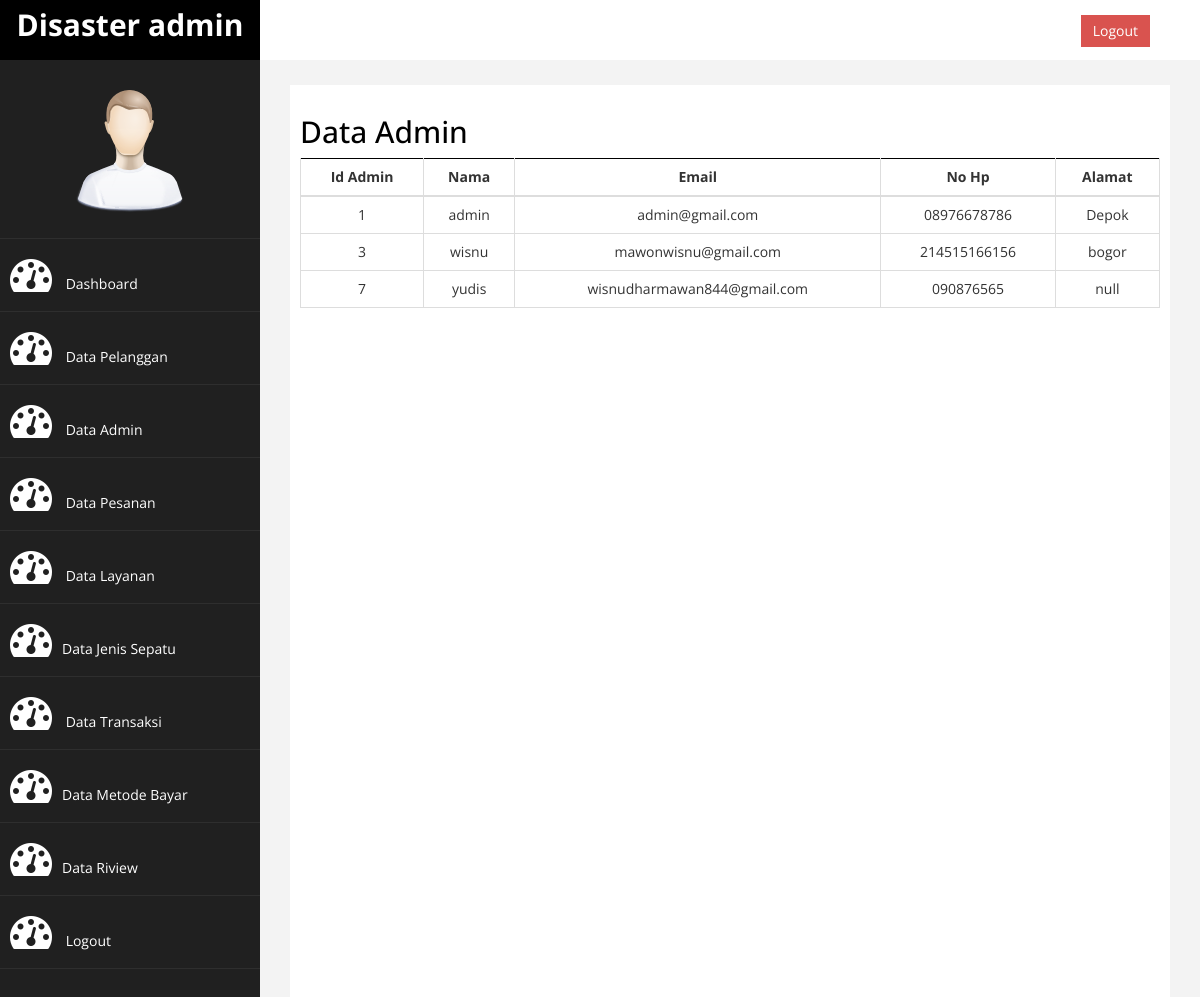
Page /admin/index.php?halaman=admin (signed in) on the committed database.
### tables this page shows
CREATE TABLE `data_admin` (
  `id_admin` int(11) NOT NULL,
  `nama_admin` varchar(100) NOT NULL,
  `username_admin` varchar(50) NOT NULL,
  `email_admin` varchar(50) NOT NULL,
  `pass_admin` varchar(20) NOT NULL,
  `nohp_admin` varchar(20) NOT NULL,
  `alamat_admin` text NOT NULL
);

### admin/admin.php (the view, shortened to what this page needs)
<!DOCTYPE html>
<html lang="en">
<head>
    <link rel="stylesheet" href="./assets/css/style2.css">
</head>
<body>
</body>
</html>
<h2>Data Admin</h2>
    <div class="container-table">
        <table class="table table-bordered text-center">
            <thead>
                <tr>
                    <th>Id Admin</th>
                    <th>Nama</th>
                    <th>Email</th>
                    <th>No Hp</th>
                    <th>Alamat</th>
                </tr>
            </thead>
            <tbody>
                <?php
                    include "function.php";
                    $query = mysqli_query($koneksi, "select id_admin, username_admin, email_admin, nohp_admin, alamat_admin from data_admin");
                    while ($data = mysqli_fetch_array($query)) {
                ?>
                <tr>
                    <td><?php echo $data['id_admin']; ?></td>
                    <td><?php echo $data['username_admin']; ?></td>
                    <td><?php echo $data['email_admin']; ?></td>
                    <td><?php echo $data['nohp_admin']; ?></td>
                    <td><?php echo $data['alamat_admin']; }?></td>
                </tr>
            </tbody>
        </table>
    </div>

### admin/assets/css/custom.css (style rules this page uses)
body { font-family: 'Open Sans', sans-serif; }
.text-center { text-align:center; }
h2 { color: #000; }
.table { text-align: center; }

### admin/assets/css/style2.css (style rules this page uses)
* { box-sizing: border-box; margin: 0; padding: 0; }
.container-table { overflow-x: auto; }

### rows in the picture
data_admin: id_admin "1", username_admin "admin", email_admin "admin@gmail.com", nohp_admin "08976678786", alamat_admin "Depok"
data_admin: id_admin "3", username_admin "wisnu", email_admin "mawonwisnu@gmail.com", nohp_admin "214515166156", alamat_admin "bogor"
data_admin: id_admin "7", username_admin "yudis", email_admin "wisnudharmawan844@gmail.com", nohp_admin "090876565", alamat_admin "null"
